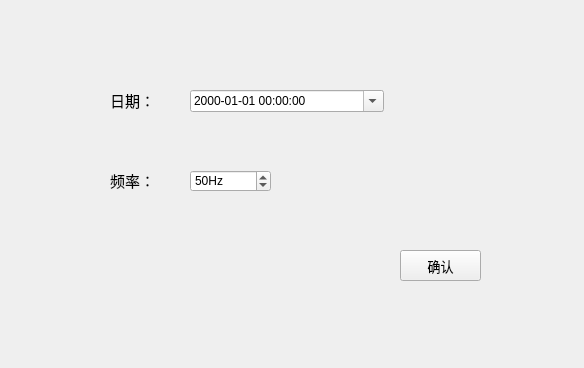
<?xml version="1.0" encoding="UTF-8"?>
<ui version="4.0">
 <class>Form</class>
 <widget class="QWidget" name="Form">
  <property name="geometry">
   <rect>
    <x>0</x>
    <y>0</y>
    <width>584</width>
    <height>368</height>
   </rect>
  </property>
  <property name="windowTitle">
   <string>确认开机采样时间和频率</string>
  </property>
  <widget class="QDateTimeEdit" name="dateTimeEdit">
   <property name="geometry">
    <rect>
     <x>190</x>
     <y>90</y>
     <width>194</width>
     <height>22</height>
    </rect>
   </property>
   <property name="displayFormat">
    <string>yyyy-MM-dd HH:mm:ss</string>
   </property>
   <property name="calendarPopup">
    <bool>true</bool>
   </property>
  </widget>
  <widget class="QSpinBox" name="spinBox">
   <property name="geometry">
    <rect>
     <x>190</x>
     <y>170</y>
     <width>81</width>
     <height>22</height>
    </rect>
   </property>
   <property name="font">
    <font>
     <pointsize>9</pointsize>
    </font>
   </property>
   <property name="suffix">
    <string>Hz</string>
   </property>
   <property name="prefix">
    <string/>
   </property>
   <property name="maximum">
    <number>9999</number>
   </property>
   <property name="value">
    <number>50</number>
   </property>
  </widget>
  <widget class="QPushButton" name="pushButton">
   <property name="geometry">
    <rect>
     <x>400</x>
     <y>250</y>
     <width>81</width>
     <height>31</height>
    </rect>
   </property>
   <property name="font">
    <font>
     <pointsize>10</pointsize>
    </font>
   </property>
   <property name="text">
    <string>确认</string>
   </property>
  </widget>
  <widget class="QLabel" name="label">
   <property name="geometry">
    <rect>
     <x>110</x>
     <y>90</y>
     <width>41</width>
     <height>21</height>
    </rect>
   </property>
   <property name="font">
    <font>
     <pointsize>11</pointsize>
    </font>
   </property>
   <property name="text">
    <string>日期：</string>
   </property>
  </widget>
  <widget class="QLabel" name="label_2">
   <property name="geometry">
    <rect>
     <x>110</x>
     <y>170</y>
     <width>41</width>
     <height>21</height>
    </rect>
   </property>
   <property name="font">
    <font>
     <pointsize>11</pointsize>
    </font>
   </property>
   <property name="text">
    <string>频率：</string>
   </property>
  </widget>
 </widget>
 <resources/>
 <connections/>
</ui>
